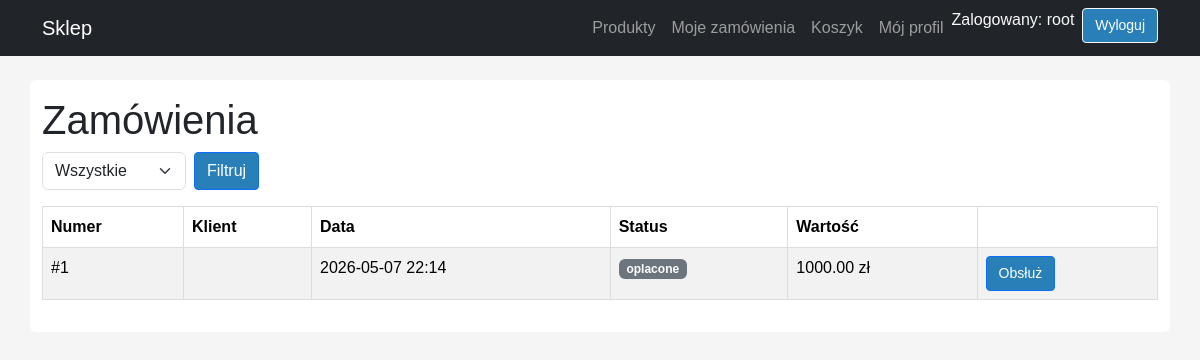
/panel-pracownika/zamowienia/ (signed in), run on the app's committed database.
### sklep_aplikacja/models.py (models this page shows, shortened)
class Zamowienie(models.Model):
    STATUSY = [
        ("nowe", "Nowe"),
        ("oplacone", "Opłacone"),
        ("wyslane", "Wysłane"),
        ("zrealizowane", "Zrealizowane"),
        ("anulowane", "Anulowane"),
    ]
    klient = models.ForeignKey(Klient, on_delete=models.PROTECT, related_name="zamowienia")
    data_zamowienia = models.DateTimeField(auto_now_add=True)
    status = models.CharField(max_length=20, choices=STATUSY, default="nowe")
    adres_dostawy = models.CharField(max_length=255)
    wartosc_zamowienia = models.DecimalField(
        max_digits=10,
        decimal_places=2,
        default=0,
        validators=[MinValueValidator(0)],
    )

### sklep_aplikacja/views.py (the view)
# urls.py: path("panel-pracownika/zamowienia/", views.lista_zamowien_pracownik, name="lista_zamowien_pracownik"),
@login_required
@user_passes_test(jest_pracownikiem)
def lista_zamowien_pracownik(request):
    status = request.GET.get("status")
    zamowienia = Zamowienie.objects.select_related("klient__uzytkownik").order_by("-data_zamowienia")
    if status:
        zamowienia = zamowienia.filter(status=status)
    statusy = ["nowe", "oplacone", "wyslane", "zrealizowane", "anulowane"]
    return render(request, "sklep_aplikacja/lista_zamowien_pracownik.html", {
        "zamowienia": zamowienia,
        "statusy": statusy,
        "status_aktywny": status,
    })

### sklep_aplikacja/views.py (called while the page is built)
def jest_pracownikiem(user):
    if not user.is_authenticated:
        return False
    if user.is_staff:
        return True
    profil = getattr(user, "profiluzytkownika", None)
    return profil is not None and profil.rola == "pracownik"

### sklep_aplikacja/templates/sklep_aplikacja/lista_zamowien_pracownik.html (shortened to what this page needs)
{% extends "sklep_aplikacja/bazowy.html" %}
{% block content %}
  <h1>Zamówienia</h1>
  <form method="get" class="mb-3">
    <div class="row g-2">
      <div class="col-auto">
        <select name="status" class="form-select">
          <option value="">Wszystkie</option>
        </select>
      </div>
      <div class="col-auto">
        <button type="submit" class="btn btn-primary">Filtruj</button>
      </div>
    </div>
  </form>
  <table class="table table-striped">
    <thead>
      <tr>
        <th>Numer</th>
        <th>Klient</th>
        <th>Data</th>
        <th>Status</th>
        <th>Wartość</th>
        <th></th>
      </tr>
    </thead>
    <tbody>
      {% for z in zamowienia %}
        <tr>
          <td>#{{ z.pk }}</td>
          <td>{{ z.klient.uzytkownik.first_name }} {{ z.klient.uzytkownik.last_name }}</td>
          <td>{{ z.data_zamowienia|date:"Y-m-d H:i" }}</td>
          <td><span class="badge bg-secondary">{{ z.status }}</span></td>
          <td>{{ z.wartosc_zamowienia }} zł</td>
          <td>
            <a href="{% url 'szczegoly_zamowienia_pracownik' z.pk %}" class="btn btn-sm btn-outline-primary">
              Obsłuż
            </a>
          </td>
        </tr>
      {% empty %}
        <tr><td colspan="6">Brak zamówień.</td></tr>
      {% endfor %}
    </tbody>
  </table>
{% endblock %}

### sklep_aplikacja/templates/sklep_aplikacja/includes/menu.html (shortened to what this page needs)
<nav class="navbar navbar-expand-lg navbar-dark bg-dark mb-4">
  <div class="container">
    <a class="navbar-brand" href="{% url 'strona_glowna' %}">Sklep</a>
    <ul class="navbar-nav ms-auto">
      <li class="nav-item">
        <a class="nav-link" href="{% url 'lista_produktow' %}">Produkty</a>
      </li>
      {% if user.is_authenticated %}
        <li class="nav-item">
            <a class="nav-link" href="{% url 'historia_zamowien' %}">Moje zamówienia</a>
        </li>
        <li class="nav-item">
        <a class="nav-link" href="{% url 'koszyk' %}">Koszyk</a>
        </li>
        <li class="nav-item">
        <a class="nav-link" href="{% url 'panel_klienta' %}">Mój profil</a>
        </li>
        <li class="nav-item">
          <span class="navbar-text text-light me-2">
            Zalogowany: {{ user.username }}
          </span>
        </li>
        <li class="nav-item">
          <form method="post" action="{% url 'logout' %}" class="d-inline">
            <button type="submit" class="btn btn-outline-light btn-sm">Wyloguj</button>
          </form>
        </li>
      {% else %}
        <li class="nav-item">
          <a class="nav-link" href="{% url 'login' %}">Zaloguj się</a>
        </li>
      {% endif %}
    </ul>
  </div>
</nav>

### sklep_aplikacja/static/sklep_aplikacja/style.css (style rules this page uses)
body { font-family: Arial, sans-serif; margin: 0; padding: 0; background: #f5f5f5; }
table { width: 100%; border-collapse: collapse; margin: 1em 0; }
table th, table td { padding: 8px; border: 1px solid #ddd; text-align: left; }
table th { background: #ecf0f1; }
.btn { background: #2980b9; color: white; padding: 6px 12px; border-radius: 4px; text-decoration: none; display: inline-block; }

### data on the page
Zamowienie: pk "1", data_zamowienia "2026-05-07 22:14", status "oplacone", wartosc_zamowienia "1000.00"

### other printed values
{{ user.username }} "root"
